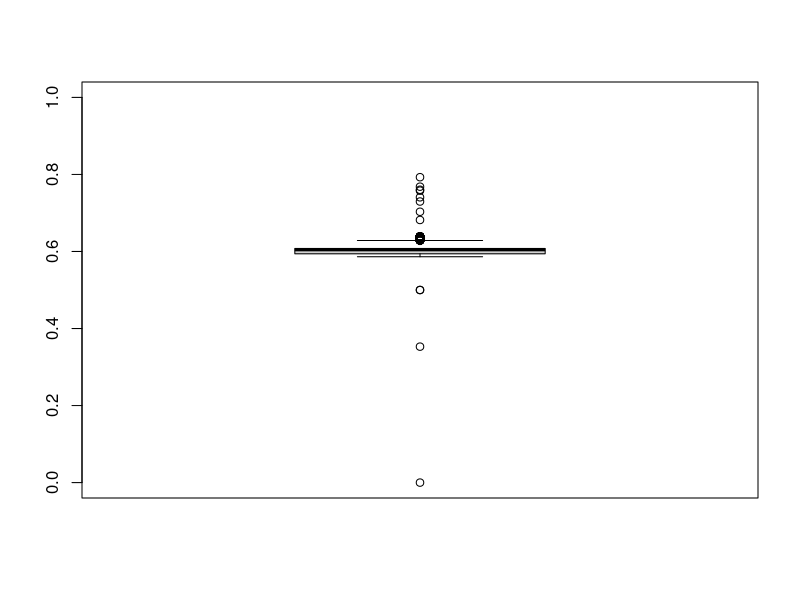
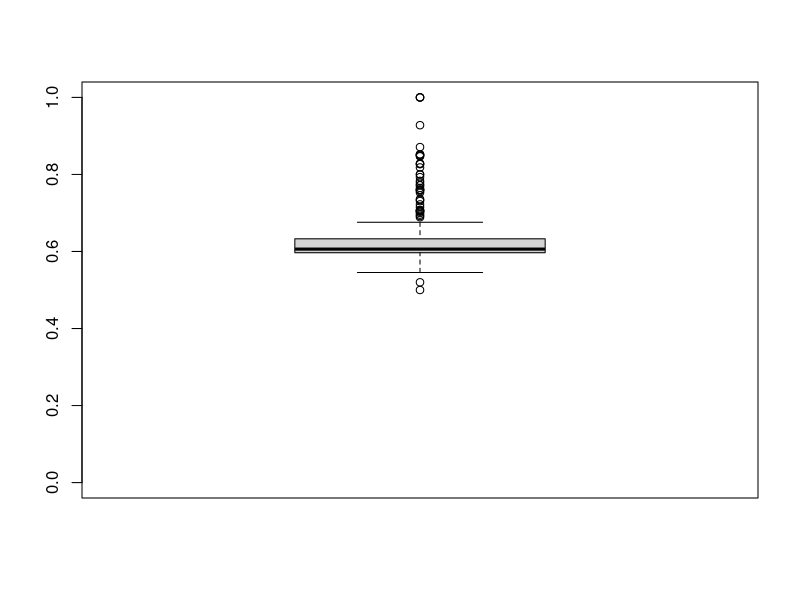
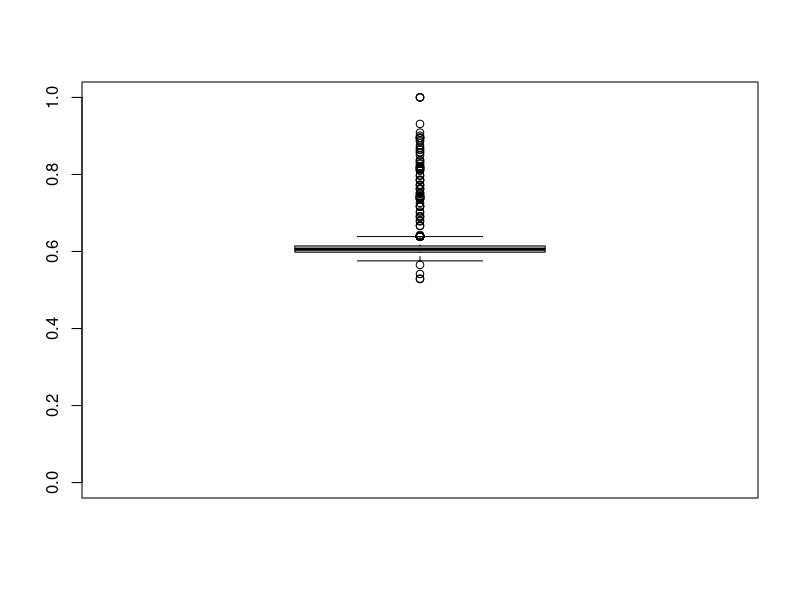
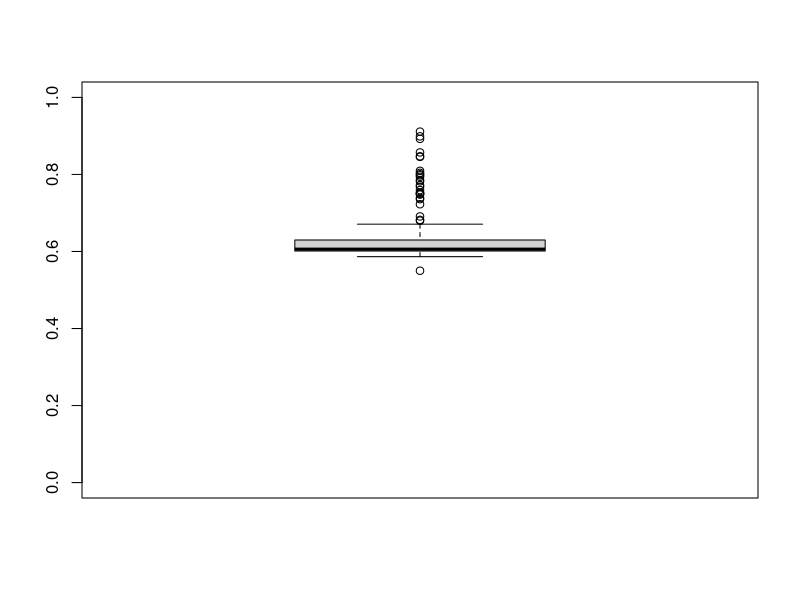

Write the R code that produced these figures, in order.
########################
## SANER2015 RQ2
## @author:Yuki Ueda
## @createdOn:2015/10/15
########################
#pdf("RQ2_1.pdf")


### Set data
num <- data.frame() # Init

# Input csv
num <- read.csv("CSVdata_q_3/numOfPatchsets_1.csv"
                 ,sep=",", header=TRUE)

### number of patchset's voting(+1, -1) is 1
# index_l_m: vote is "like" and status is "merge"
# index_d_a: vote is "dislike" and status is abandoned
index_l_m <- data.frame()
index_d_m <- data.frame()
index_l_a <- data.frame()
index_d_a <- data.frame()

for(i in 1:nrow(num)){
  if(num$Status[i] == "merged"){      # status is merge
    if(num$VotingScore[i] == 1){      # vote is like
      index_l_m <- rbind(index_l_m, num[i,])
    }else{                            # vote is dislike
      index_d_m <- rbind(index_d_m, num[i,])
    }
  }else{                              # status is abandoned
    if(num$VotingScore[i] == 1){      # vote is like
      index_l_a <- rbind(index_l_a, num[i,])
    }else{
      index_d_a <- rbind(index_d_a, num[i,])
    }
  }
}

index_merge <- list(index_l_m, index_d_m)
index_abondone <- list(index_l_a, index_d_a)
index <- list(index_abondone, index_merge)

for(i in index){
  for(j in i){
    value = j$CurrentPar
    name = paste("Qt_1_", j$VotingScore[1], "_", j$Status[1],"_",length(value),sep = "")
    pdf(paste("pdf/",name,".pdf",sep=""))
    boxplot(value, ylim=c(0,1))
    print(name)
  }
}
